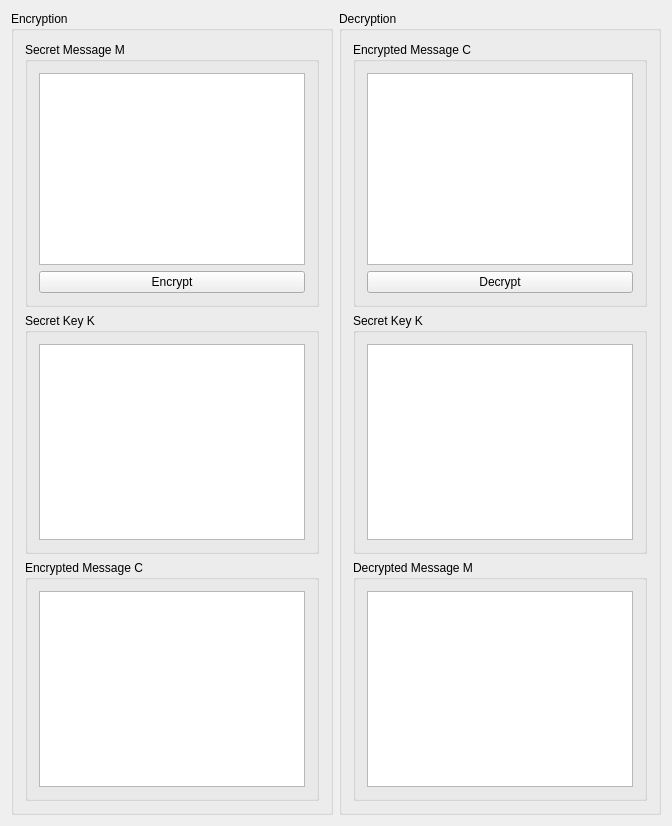
<?xml version="1.0" encoding="UTF-8"?>
<ui version="4.0">
 <class>MainWindow</class>
 <widget class="QMainWindow" name="MainWindow">
  <property name="geometry">
   <rect>
    <x>0</x>
    <y>0</y>
    <width>672</width>
    <height>826</height>
   </rect>
  </property>
  <property name="sizePolicy">
   <sizepolicy hsizetype="MinimumExpanding" vsizetype="MinimumExpanding">
    <horstretch>0</horstretch>
    <verstretch>0</verstretch>
   </sizepolicy>
  </property>
  <property name="minimumSize">
   <size>
    <width>0</width>
    <height>0</height>
   </size>
  </property>
  <property name="maximumSize">
   <size>
    <width>16777214</width>
    <height>16777215</height>
   </size>
  </property>
  <property name="windowTitle">
   <string>DNA Cipher</string>
  </property>
  <property name="dockOptions">
   <set>QMainWindow::AllowNestedDocks|QMainWindow::AllowTabbedDocks|QMainWindow::AnimatedDocks|QMainWindow::ForceTabbedDocks</set>
  </property>
  <property name="unifiedTitleAndToolBarOnMac">
   <bool>true</bool>
  </property>
  <widget class="QWidget" name="central_widget">
   <property name="sizePolicy">
    <sizepolicy hsizetype="MinimumExpanding" vsizetype="MinimumExpanding">
     <horstretch>0</horstretch>
     <verstretch>0</verstretch>
    </sizepolicy>
   </property>
   <property name="maximumSize">
    <size>
     <width>16777215</width>
     <height>16777215</height>
    </size>
   </property>
   <layout class="QGridLayout" name="gridLayout">
    <item row="0" column="0">
     <widget class="QGroupBox" name="encryption_panel">
      <property name="sizePolicy">
       <sizepolicy hsizetype="MinimumExpanding" vsizetype="MinimumExpanding">
        <horstretch>0</horstretch>
        <verstretch>0</verstretch>
       </sizepolicy>
      </property>
      <property name="title">
       <string>Encryption</string>
      </property>
      <layout class="QGridLayout" name="gridLayout_2">
       <item row="0" column="0">
        <widget class="QGroupBox" name="enc_M_panel">
         <property name="sizePolicy">
          <sizepolicy hsizetype="MinimumExpanding" vsizetype="MinimumExpanding">
           <horstretch>0</horstretch>
           <verstretch>0</verstretch>
          </sizepolicy>
         </property>
         <property name="title">
          <string>Secret Message M</string>
         </property>
         <layout class="QVBoxLayout" name="verticalLayout_4">
          <item>
           <widget class="QTextEdit" name="enc_M_text">
            <property name="sizePolicy">
             <sizepolicy hsizetype="MinimumExpanding" vsizetype="MinimumExpanding">
              <horstretch>0</horstretch>
              <verstretch>0</verstretch>
             </sizepolicy>
            </property>
           </widget>
          </item>
          <item>
           <widget class="QPushButton" name="encryption_button">
            <property name="sizePolicy">
             <sizepolicy hsizetype="MinimumExpanding" vsizetype="MinimumExpanding">
              <horstretch>0</horstretch>
              <verstretch>0</verstretch>
             </sizepolicy>
            </property>
            <property name="text">
             <string>Encrypt</string>
            </property>
           </widget>
          </item>
         </layout>
        </widget>
       </item>
       <item row="1" column="0">
        <widget class="QGroupBox" name="enc_K_panel">
         <property name="sizePolicy">
          <sizepolicy hsizetype="MinimumExpanding" vsizetype="MinimumExpanding">
           <horstretch>0</horstretch>
           <verstretch>0</verstretch>
          </sizepolicy>
         </property>
         <property name="title">
          <string>Secret Key K</string>
         </property>
         <layout class="QHBoxLayout" name="horizontalLayout_4">
          <item>
           <widget class="QTextBrowser" name="enc_K_text">
            <property name="sizePolicy">
             <sizepolicy hsizetype="MinimumExpanding" vsizetype="MinimumExpanding">
              <horstretch>0</horstretch>
              <verstretch>0</verstretch>
             </sizepolicy>
            </property>
           </widget>
          </item>
         </layout>
        </widget>
       </item>
       <item row="2" column="0">
        <widget class="QGroupBox" name="enc_C_panel">
         <property name="sizePolicy">
          <sizepolicy hsizetype="MinimumExpanding" vsizetype="MinimumExpanding">
           <horstretch>0</horstretch>
           <verstretch>0</verstretch>
          </sizepolicy>
         </property>
         <property name="title">
          <string>Encrypted Message C</string>
         </property>
         <layout class="QHBoxLayout" name="horizontalLayout_5">
          <item>
           <widget class="QTextBrowser" name="enc_C_text">
            <property name="sizePolicy">
             <sizepolicy hsizetype="MinimumExpanding" vsizetype="MinimumExpanding">
              <horstretch>0</horstretch>
              <verstretch>0</verstretch>
             </sizepolicy>
            </property>
           </widget>
          </item>
         </layout>
        </widget>
       </item>
      </layout>
     </widget>
    </item>
    <item row="0" column="1">
     <widget class="QGroupBox" name="decryption_panel">
      <property name="sizePolicy">
       <sizepolicy hsizetype="MinimumExpanding" vsizetype="MinimumExpanding">
        <horstretch>0</horstretch>
        <verstretch>0</verstretch>
       </sizepolicy>
      </property>
      <property name="title">
       <string>Decryption</string>
      </property>
      <layout class="QGridLayout" name="gridLayout_3">
       <item row="0" column="0">
        <widget class="QGroupBox" name="dec_C_panel">
         <property name="sizePolicy">
          <sizepolicy hsizetype="MinimumExpanding" vsizetype="MinimumExpanding">
           <horstretch>0</horstretch>
           <verstretch>0</verstretch>
          </sizepolicy>
         </property>
         <property name="title">
          <string>Encrypted Message C</string>
         </property>
         <layout class="QVBoxLayout" name="verticalLayout_5">
          <item>
           <widget class="QTextEdit" name="dec_C_text">
            <property name="sizePolicy">
             <sizepolicy hsizetype="MinimumExpanding" vsizetype="MinimumExpanding">
              <horstretch>0</horstretch>
              <verstretch>0</verstretch>
             </sizepolicy>
            </property>
           </widget>
          </item>
          <item>
           <widget class="QPushButton" name="decrypt_button">
            <property name="sizePolicy">
             <sizepolicy hsizetype="MinimumExpanding" vsizetype="MinimumExpanding">
              <horstretch>0</horstretch>
              <verstretch>0</verstretch>
             </sizepolicy>
            </property>
            <property name="text">
             <string>Decrypt</string>
            </property>
           </widget>
          </item>
         </layout>
        </widget>
       </item>
       <item row="1" column="0">
        <widget class="QGroupBox" name="dec_K_panel">
         <property name="sizePolicy">
          <sizepolicy hsizetype="MinimumExpanding" vsizetype="MinimumExpanding">
           <horstretch>0</horstretch>
           <verstretch>0</verstretch>
          </sizepolicy>
         </property>
         <property name="title">
          <string>Secret Key K</string>
         </property>
         <layout class="QHBoxLayout" name="horizontalLayout_6">
          <item>
           <widget class="QTextEdit" name="dec_K_text">
            <property name="sizePolicy">
             <sizepolicy hsizetype="MinimumExpanding" vsizetype="MinimumExpanding">
              <horstretch>0</horstretch>
              <verstretch>0</verstretch>
             </sizepolicy>
            </property>
           </widget>
          </item>
         </layout>
        </widget>
       </item>
       <item row="2" column="0">
        <widget class="QGroupBox" name="dec_M_panel">
         <property name="sizePolicy">
          <sizepolicy hsizetype="MinimumExpanding" vsizetype="MinimumExpanding">
           <horstretch>0</horstretch>
           <verstretch>0</verstretch>
          </sizepolicy>
         </property>
         <property name="title">
          <string>Decrypted Message M</string>
         </property>
         <layout class="QHBoxLayout" name="horizontalLayout_7">
          <item>
           <widget class="QTextBrowser" name="dec_M_text">
            <property name="sizePolicy">
             <sizepolicy hsizetype="MinimumExpanding" vsizetype="MinimumExpanding">
              <horstretch>0</horstretch>
              <verstretch>0</verstretch>
             </sizepolicy>
            </property>
           </widget>
          </item>
         </layout>
        </widget>
       </item>
      </layout>
     </widget>
    </item>
   </layout>
  </widget>
  <widget class="QMenuBar" name="menuBar">
   <property name="geometry">
    <rect>
     <x>0</x>
     <y>0</y>
     <width>672</width>
     <height>21</height>
    </rect>
   </property>
   <property name="sizePolicy">
    <sizepolicy hsizetype="MinimumExpanding" vsizetype="MinimumExpanding">
     <horstretch>0</horstretch>
     <verstretch>0</verstretch>
    </sizepolicy>
   </property>
  </widget>
 </widget>
 <layoutdefault spacing="6" margin="11"/>
 <resources/>
 <connections/>
</ui>
